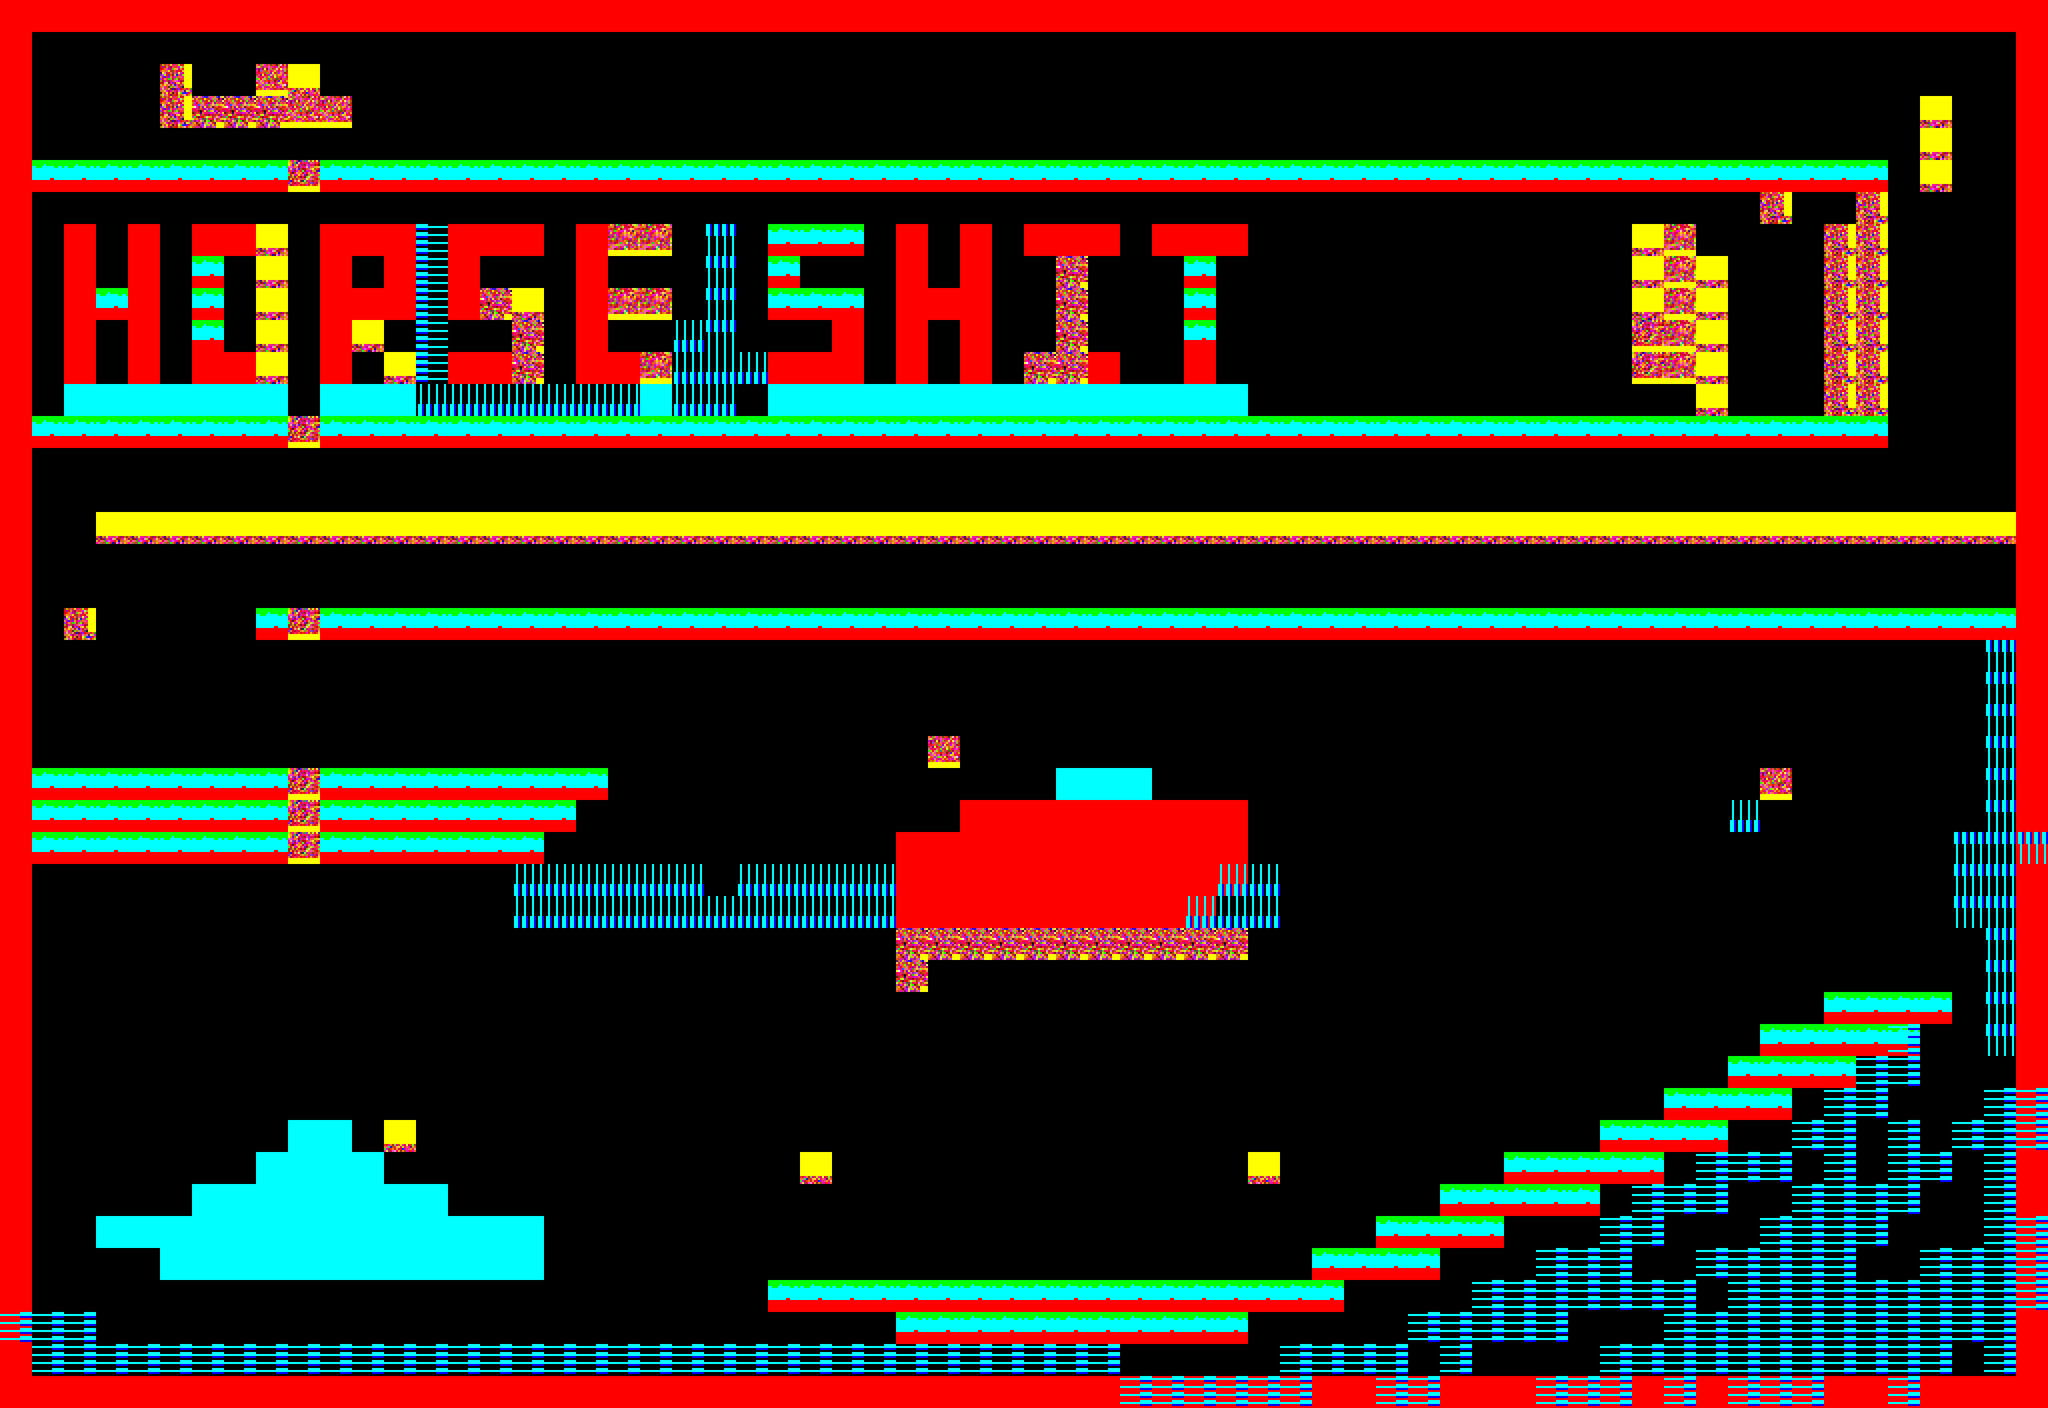

A 2D game scene composited from a Tiled map and its tileset images. What follows is a short description and the map's XML, with each tile layer's data collapsed to a summary:
An orthogonal 64x44 tile map with 48x48 px tiles, 2 tile layers (Tile Layer 1, spikes).

<map version="1.0" orientation="orthogonal" width="64" height="44" tilewidth="48" tileheight="48">
 <tileset firstgid="1" name="formalcode" tilewidth="48" tileheight="48">
  <image source="ground_sanic.png" width="192" height="192" />
  <tile id="0">
   <properties>
    <property name="collision" value="true" />
   </properties>
  </tile>
  <tile id="8">
   <properties>
    <property name="sensor" value="true" />
   </properties>
  </tile>
  <tile id="9">
   <properties>
    <property name="sensor" value="true" />
   </properties>
  </tile>
  <tile id="10">
   <properties>
    <property name="sensor" value="true" />
   </properties>
  </tile>
  <tile id="11">
   <properties>
    <property name="sensor" value="true" />
   </properties>
  </tile>
  <tile id="12">
   <properties>
    <property name="sensor" value="true" />
   </properties>
  </tile>
  <tile id="13">
   <properties>
    <property name="sensor" value="true" />
   </properties>
  </tile>
  <tile id="14">
   <properties>
    <property name="sensor" value="true" />
   </properties>
  </tile>
  <tile id="15">
   <properties>
    <property name="sensor" value="true" />
   </properties>
  </tile>
 </tileset>
 <layer name="Tile Layer 1" width="64" height="44">
  <properties>
   <property name="bellex" value="3" />
   <property name="belley" value="4" />
   <property name="bucketx" value="9" />
   <property name="buckety" value="34" />
   <property name="collision" value="true" />
  </properties>
  <data>[2816 cells, 543 non-empty, 4 distinct tile ids]</data>
 </layer>
 <layer name="spikes" width="64" height="44">
  <properties>
   <property name="collision" value="true" />
   <property name="killer" value="true" />
  </properties>
  <data>[2816 cells, 505 non-empty, 14 distinct tile ids]</data>
 </layer>
</map>